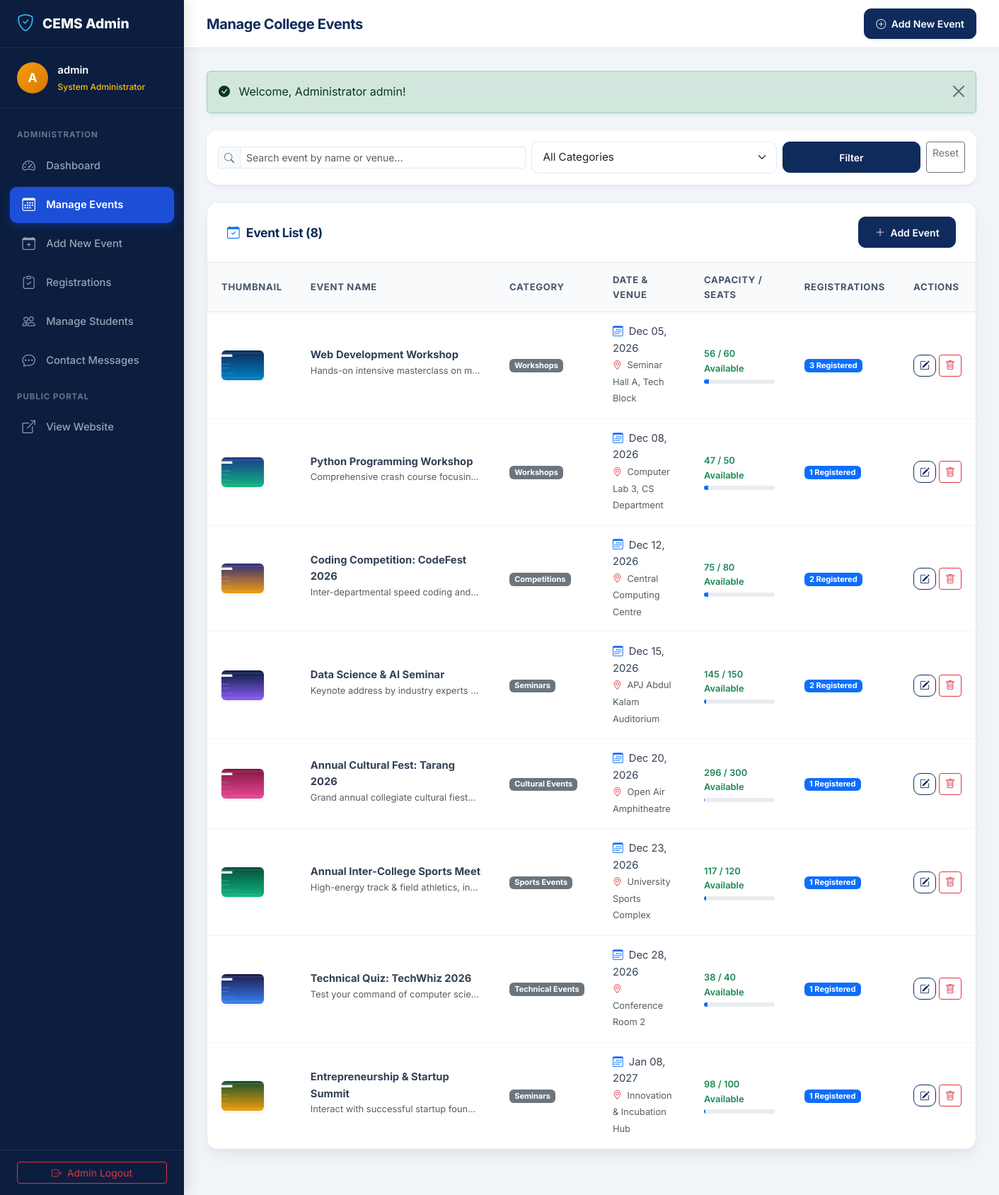
/admin/manage_events.php (signed in), run on the app's committed database.
### tables this page shows
CREATE TABLE `events` (
  `event_id` INT AUTO_INCREMENT PRIMARY KEY,
  `event_name` VARCHAR(150) NOT NULL,
  `description` TEXT NOT NULL,
  `category` VARCHAR(50) NOT NULL,
  `event_date` DATE NOT NULL,
  `event_time` TIME NOT NULL,
  `venue` VARCHAR(150) NOT NULL,
  `total_seats` INT NOT NULL DEFAULT 60,
  `available_seats` INT NOT NULL DEFAULT 60,
  `event_image` VARCHAR(255) DEFAULT NULL,
  `created_at` TIMESTAMP DEFAULT CURRENT_TIMESTAMP
);

### includes/auth.php (called while the page is built, shortened)
<?php
function isAdminLoggedIn(): bool {
    return isset($_SESSION['user_type']) && $_SESSION['user_type'] === 'admin' && !empty($_SESSION['admin_id']);
}
function getLoggedInAdmin(): ?array {
    return [
        'admin_id' => $_SESSION['admin_id'] ?? null,
        'username' => $_SESSION['admin_username'] ?? '',
        'email'    => $_SESSION['admin_email'] ?? ''
    ];
}
function e(?string $string): string {
    return htmlspecialchars((string)$string, ENT_QUOTES, 'UTF-8');
}
function getFlash(): ?array {
    if (isset($_SESSION['flash'])) {
        $flash = $_SESSION['flash'];
        return $flash;
    }
    return null;
}
function formatDate(string $dateStr): string {
    $timestamp = strtotime($dateStr);
    return $timestamp ? date('M d, Y', $timestamp) : $dateStr;
}

### admin/manage_events.php (the view, shortened to what this page needs)
<?php
require_once __DIR__ . '/../includes/header.php';
$admin = getLoggedInAdmin();
$pdo = getDBConnection();
$search = trim($_GET['search'] ?? '');
$query = "
    SELECT e.*, COUNT(r.registration_id) AS total_registered
    FROM events e
    LEFT JOIN registrations r ON e.event_id = r.event_id
    WHERE 1=1
";
$params = [];
$query .= " GROUP BY e.event_id ORDER BY e.event_date ASC";
$events = [];
try {
    $stmt = $pdo->prepare($query);
    $stmt->execute($params);
    $events = $stmt->fetchAll();
} catch (Exception $e) {
    $errorMsg = $e->getMessage();
}
?>
<div class="dashboard-wrapper">
    <aside class="dashboard-sidebar">
        <div class="sidebar-brand">
            <i class="bi bi-shield-check"></i>
            <span>CEMS Admin</span>
        </div>
        <div class="sidebar-user">
            <div class="user-avatar" style="background: linear-gradient(135deg, #f59e0b 0%, #d97706 100%);">
                <?= strtoupper(substr($admin['username'] ?? 'A', 0, 1)); ?>
            </div>
            <div class="user-info text-truncate" style="max-width: 160px;">
                <div class="name text-truncate"><?= e($admin['username']); ?></div>
                <div class="role text-warning">System Administrator</div>
            </div>
        </div>
        <ul class="sidebar-menu">
            <li class="menu-header">Administration</li>
            <li class="nav-item">
                <a class="nav-link" href="dashboard.php">
                    <i class="bi bi-speedometer2"></i> Dashboard
                </a>
            </li>
            <li class="nav-item">
                <a class="nav-link active" href="manage_events.php">
                    <i class="bi bi-calendar3"></i> Manage Events
                </a>
            </li>
            <li class="nav-item">
                <a class="nav-link" href="add_event.php">
                    <i class="bi bi-calendar-plus"></i> Add New Event
                </a>
            </li>
            <li class="nav-item">
                <a class="nav-link" href="manage_registrations.php">
                    <i class="bi bi-clipboard-check"></i> Registrations
                </a>
            </li>
            <li class="nav-item">
                <a class="nav-link" href="manage_students.php">
                    <i class="bi bi-people"></i> Manage Students
                </a>
            </li>
            <li class="nav-item">
                <a class="nav-link" href="contact_messages.php">
                    <i class="bi bi-chat-dots"></i> Contact Messages
                </a>
            </li>
            <li class="menu-header">Public Portal</li>
            <li class="nav-item">
                <a class="nav-link" href="../index.php" target="_blank">
                    <i class="bi bi-box-arrow-up-right"></i> View Website
                </a>
            </li>
        </ul>
        <div class="sidebar-footer">
            <a href="../logout.php" class="btn btn-outline-danger w-100 btn-sm">
                <i class="bi bi-box-arrow-right me-1"></i> Admin Logout
            </a>
        </div>
    </aside>
    <div class="dashboard-main">
        <header class="dashboard-topbar">
            <div class="d-flex align-items-center gap-3">
                <h1 class="topbar-title">Manage College Events</h1>
            </div>
            <div class="d-flex align-items-center gap-2">
                <a href="add_event.php" class="btn btn-primary btn-sm px-3 shadow-sm">
                    <i class="bi bi-plus-circle me-1"></i> Add New Event
                </a>
            </div>
        </header>
        <main class="dashboard-content">
            <?php $flash = getFlash(); if ($flash): ?>
                <div class="alert alert-<?= e($flash['type']); ?> alert-dismissible fade show shadow-sm mb-4" role="alert">
                    <i class="bi bi-check-circle-fill me-2"></i> <?= e($flash['message']); ?>
                    <button type="button" class="btn-close" data-bs-dismiss="alert"></button>
                </div>
            <?php endif; ?>
            <div class="card border-0 shadow-sm rounded-4 mb-4 bg-white">
                <div class="card-body p-3">
                    <form method="GET" action="manage_events.php" class="row g-2 align-items-center">
                        <div class="col-md-5">
                            <div class="input-group input-group-sm">
                                <span class="input-group-text"><i class="bi bi-search"></i></span>
                                <input type="text" name="search" class="form-control" placeholder="Search event by name or venue..." value="<?= e($search); ?>">
                            </div>
                        </div>
                        <div class="col-md-4">
                            <select name="category" class="form-select form-select-sm">
                                <option value="">All Categories</option>
                            </select>
                        </div>
                        <div class="col-md-3 d-flex gap-2">
                            <button type="submit" class="btn btn-primary btn-sm px-3 flex-grow-1">Filter</button>
                            <a href="manage_events.php" class="btn btn-outline-secondary btn-sm">Reset</a>
                        </div>
                    </form>
                </div>
            </div>
            <div class="content-card">
                <div class="content-card-header">
                    <h3 class="content-card-title">
                        <i class="bi bi-calendar-check text-primary"></i> Event List (<?= count($events); ?>)
                    </h3>
                    <a href="add_event.php" class="btn btn-sm btn-primary">
                        <i class="bi bi-plus-lg me-1"></i> Add Event
                    </a>
                </div>
                <div class="content-card-body p-0">
                    <?php if (!empty($events)): ?>
                        <div class="table-responsive">
                            <table class="table-custom">
                                <thead>
                                    <tr>
                                        <th>Thumbnail</th>
                                        <th>Event Name</th>
                                        <th>Category</th>
                                        <th>Date & Venue</th>
                                        <th>Capacity / Seats</th>
                                        <th>Registrations</th>
                                        <th>Actions</th>
                                    </tr>
                                </thead>
                                <tbody>
                                    <?php foreach ($events as $ev): ?>
                                        <?php
                                            $thumb = 'uploads/events/' . ($ev['event_image'] ?? 'web_dev_workshop.jpg');
                                            $isFull = ((int)$ev['available_seats'] <= 0);
                                        ?>
                                        <tr>
                                            <td style="width: 70px;">
                                                <img src="../<?= $thumb; ?>" alt="" class="rounded-2 shadow-sm" style="width: 60px; height: 42px; object-fit: cover;">
                                            </td>
                                            <td>
                                                <strong><?= e($ev['event_name']); ?></strong><br>
                                                <small class="text-muted text-truncate d-inline-block" style="max-width: 240px;"><?= e($ev['description']); ?></small>
                                            </td>
                                            <td>
                                                <span class="badge bg-secondary"><?= e($ev['category']); ?></span>
                                            </td>
                                            <td>
                                                <div><i class="bi bi-calendar3 text-primary me-1"></i> <?= formatDate($ev['event_date']); ?></div>
                                                <small class="text-muted"><i class="bi bi-geo-alt text-danger me-1"></i> <?= e($ev['venue']); ?></small>
                                            </td>
                                            <td>
                                                <div class="small fw-semibold <?= $isFull ? 'text-danger' : 'text-success'; ?>">
                                                    <?= e($ev['available_seats']); ?> / <?= e($ev['total_seats']); ?> Available
                                                </div>
                                                <div class="progress mt-1" style="height: 6px; width: 100px;">
                                                    <?php
                                                        $booked = (int)$ev['total_seats'] - (int)$ev['available_seats'];
                                                        $pct = ($ev['total_seats'] > 0) ? round(($booked / $ev['total_seats']) * 100) : 0;
                                                    ?>
                                                    <div class="progress-bar <?= $pct > 80 ? 'bg-danger' : 'bg-primary'; ?>" style="width: <?= $pct; ?>%;"></div>
                                                </div>
                                            </td>
                                            <td>
                                                <a href="manage_registrations.php?event_id=<?= $ev['event_id']; ?>" class="badge bg-primary text-white text-decoration-none">
                                                    <?= $ev['total_registered']; ?> Registered
                                                </a>
                                            </td>
                                            <td>
                                                <div class="d-flex gap-1">
                                                    <a href="edit_event.php?id=<?= $ev['event_id']; ?>" class="btn btn-sm btn-outline-primary" title="Edit Event">
                                                        <i class="bi bi-pencil-square"></i>
                                                    </a>
                                                    <form method="POST" action="manage_events.php" class="d-inline">
                                                        <button type="submit" class="btn btn-sm btn-outline-danger"
                                                                data-confirm="Are you sure you want to delete '<?= e($ev['event_name']); ?>'? All associated registrations will also be removed." title="Delete Event">
                                                            <i class="bi bi-trash"></i>
                                                        </button>
                                                    </form>
                                                </div>
                                            </td>
                                        </tr>
                                    <?php endforeach; ?>
                                </tbody>
                            </table>
                        </div>
                    <?php endif; ?>
                </div>
            </div>
        </main>
    </div>
</div>
</body>
</html>

### assets/css/style.css (style rules this page uses)
:root { --primary-color: #0f2b5c; --primary-hover: #0a1e40; --secondary-color: #0284c7; --secondary-hover: #0369a1; --accent-color: #f59e0b; --bg-light: #f8fafc; --bg-white: #ffffff; --text-dark: #1e293b; --text-muted: #64748b; --border-color: #e2e8f0; --card-shadow: 0 10px 25px -5px rgba(15, 43, 92, 0.07), 0 8px 10px -6px rgba(15, 43, 92, 0.05); --card-hover-shadow: 0 20px 30px -10px rgba(15, 43, 92, 0.15); --transition: all 0.25s cubic-bezier(0.4, 0, 0.2, 1); --radius-sm: 6px; --radius-md: 10px; --radius-lg: 16px; --radius-xl: 24px; }
body { font-family: 'Inter', -apple-system, BlinkMacSystemFont, "Segoe UI", Roboto, "Helvetica Neue", Arial, sans-serif; color: var(--text-dark); background-color: var(--bg-light); line-height: 1.6; min-height: 100vh; display: flex; flex-direction: column; }
main { flex: 1 0 auto; }
h1, h2, h3, h4, h5, h6 { font-weight: 700; color: var(--primary-color); letter-spacing: -0.02em; }
a { text-decoration: none; transition: var(--transition); }
.btn-primary { background-color: var(--primary-color); border-color: var(--primary-color); color: #ffffff; font-weight: 600; padding: 0.65rem 1.4rem; border-radius: var(--radius-md); transition: var(--transition); }
.btn-outline-primary { color: var(--primary-color); border-color: var(--primary-color); font-weight: 600; border-radius: var(--radius-md); }
.form-control, .form-select { border-radius: var(--radius-md); border: 1.5px solid var(--border-color); padding: 0.65rem 0.95rem; font-size: 0.95rem; transition: var(--transition); }
.input-group-text { border-radius: var(--radius-md); border: 1.5px solid var(--border-color); background-color: #f8fafc; color: #64748b; }

### data on the page
events: event_image (picture), event_name "Web Development Workshop", description "Hands-on intensive masterclass on m…", category "Workshops", event_date "Dec 05, 2026", venue "Seminar Hall A, Tech Block", available_seats "56", total_seats "60", total_registered "3"
events: event_image (picture), event_name "Python Programming Workshop", description "Comprehensive crash course focusin…", category "Workshops", event_date "Dec 08, 2026", venue "Computer Lab 3, CS Department", available_seats "47", total_seats "50", total_registered "1"
events: event_image (picture), event_name "Coding Competition: CodeFest 2026", description "Inter-departmental speed coding and…", category "Competitions", event_date "Dec 12, 2026", venue "Central Computing Centre", available_seats "75", total_seats "80", total_registered "2"
events: event_image (picture), event_name "Data Science & AI Seminar", description "Keynote address by industry experts…", category "Seminars", event_date "Dec 15, 2026", venue "APJ Abdul Kalam Auditorium", available_seats "145", total_seats "150", total_registered "2"
events: event_image (picture), event_name "Annual Cultural Fest: Tarang 2026", description "Grand annual collegiate cultural fiest…", category "Cultural Events", event_date "Dec 20, 2026", venue "Open Air Amphitheatre", available_seats "296", total_seats "300", total_registered "1"
events: event_image (picture), event_name "Annual Inter-College Sports Meet", description "High-energy track & field athletics, in…", category "Sports Events", event_date "Dec 23, 2026", venue "University Sports Complex", available_seats "117", total_seats "120", total_registered "1"
events: event_image (picture), event_name "Technical Quiz: TechWhiz 2026", description "Test your command of computer scie…", category "Technical Events", event_date "Dec 28, 2026", venue "Conference Room 2", available_seats "38", total_seats "40", total_registered "1"
events: event_image (picture), event_name "Entrepreneurship & Startup Summit", description "Interact with successful startup foun…", category "Seminars", event_date "Jan 08, 2027", venue "Innovation & Incubation Hub", available_seats "98", total_seats "100", total_registered "1"

### other printed values
substr($admin['username'] ?? 'A', 0, 1) "A"
$admin['username'] "admin"
$flash['message'] "Welcome, Administrator admin!"
count($events) "8"
